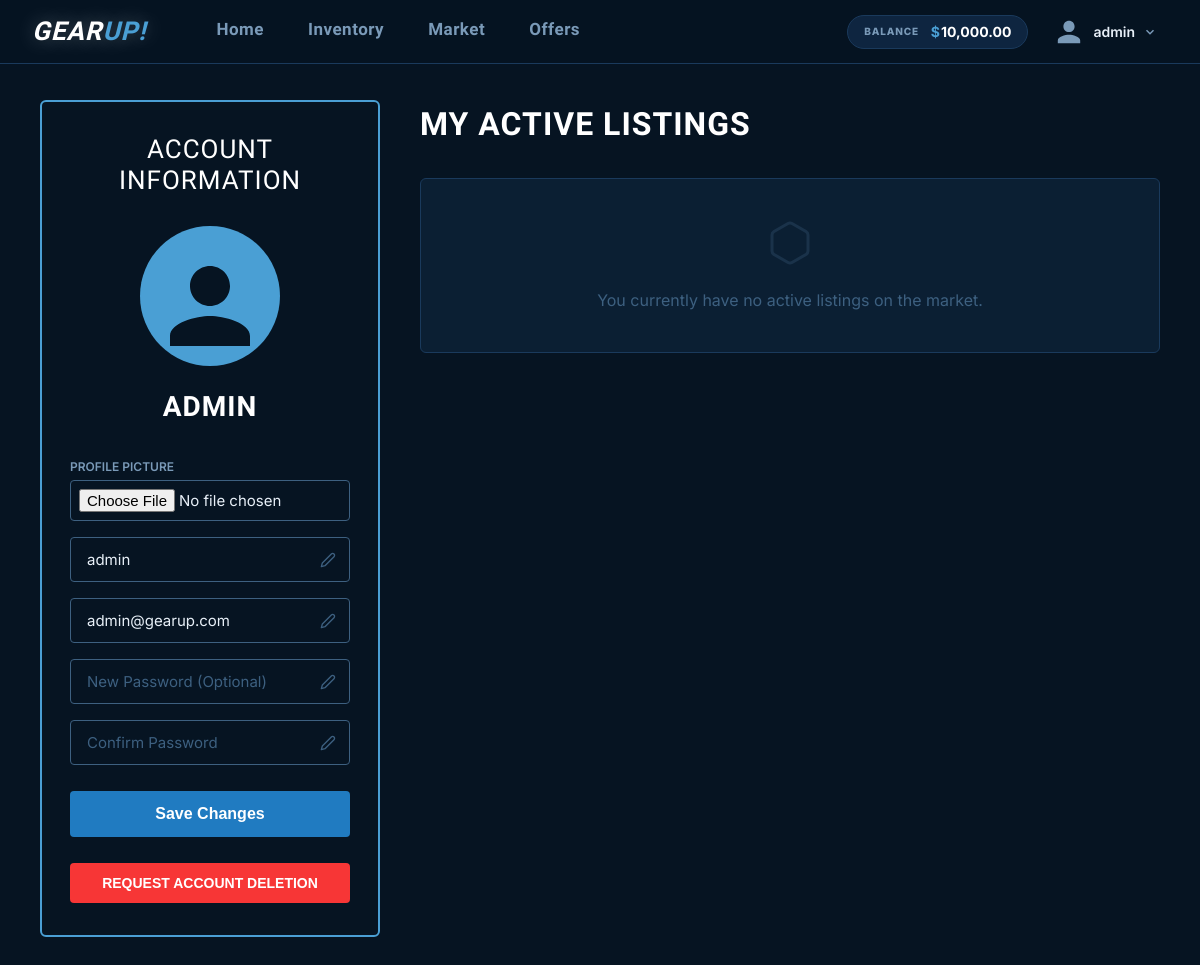
Screenshot of /profile.php (signed in) with the database file from the repository.
### tables this page shows
CREATE TABLE `users` (
  `id` int(11) NOT NULL AUTO_INCREMENT,
  `name` varchar(255) NOT NULL,
  `picture` varchar(255) NOT NULL,
  `email` varchar(255) NOT NULL,
  `password` varchar(255) NOT NULL,
  `credits` int(11) NOT NULL DEFAULT 10000,
  `is_admin` tinyint(1) DEFAULT 0,
  PRIMARY KEY (`id`),
  UNIQUE KEY `name` (`name`),
  UNIQUE KEY `email` (`email`)
);

### profile_func.php (called while the page is built, shortened)
<?php
$user_id = $_SESSION["id"];
function get_user_profile($link, $user_id) {
    $stmt = mysqli_prepare($link, "SELECT name, email, picture FROM users WHERE id = ?");
    mysqli_stmt_bind_param($stmt, "i", $user_id);
    mysqli_stmt_execute($stmt);
    $res = mysqli_stmt_get_result($stmt);
    $profile = mysqli_fetch_assoc($res);
    return $profile;
}
?>

### profile.php (the view, shortened to what this page needs)
<?php
require_once "profile_func.php";
$profile = get_user_profile($link, $user_id);
$active_listings = get_active_listings($link, $user_id);
?>
<!DOCTYPE html>
<html lang="en">
<head>
    <link rel="stylesheet" href="nav_styles.css">
</head>
<body>
<?php include 'nav.php'; ?>
<div class="page">
    <div class="profile-layout">
        <aside class="profile-sidebar">
            <h2>Account<br>Information</h2>
            <div class="profile-avatar">
                <?php if (!empty($profile['picture'])): ?>
                    <img src="<?= htmlspecialchars($profile['picture']) ?>" alt="Avatar" style="width:100%; height:100%; object-fit:cover;">
                <?php else: ?>
                    <svg viewBox="0 0 24 24" fill="currentColor">
                        <path d="M12 12c2.21 0 4-1.79 4-4s-1.79-4-4-4-4 1.79-4 4 1.79 4 4 4zm0 2c-2.67 0-8 1.34-8 4v2h16v-2c0-2.66-5.33-4-8-4z"/>
                    </svg>
                <?php endif; ?>
            </div>
            <div class="profile-username-display"><?= htmlspecialchars($profile['name']) ?></div>
            <form class="edit-form" method="POST" action="" enctype="multipart/form-data">
                <div class="input-wrapper" style="text-align: left;">
                    <label style="font-size: 12px; color: var(--text-dim); margin-bottom: 4px; display: block; text-transform: uppercase; font-weight: 600;">Profile Picture</label>
                    <input type="file" name="profile_picture" accept="image/png, image/jpeg, image/gif, image/webp" style="padding: 8px;">
                </div>
                <div class="input-wrapper">
                    <input type="text" name="username" value="<?= htmlspecialchars($profile['name']) ?>" placeholder="Username" required>
                    <svg width="16" height="16" viewBox="0 0 24 24" fill="none" stroke="currentColor" stroke-width="2" stroke-linecap="round" stroke-linejoin="round"><path d="M17 3a2.828 2.828 0 1 1 4 4L7.5 20.5 2 22l1.5-5.5L17 3z"></path></svg>
                </div>
                <div class="input-wrapper">
                    <input type="email" name="email" value="<?= htmlspecialchars($profile['email']) ?>" placeholder="Email" required>
                    <svg width="16" height="16" viewBox="0 0 24 24" fill="none" stroke="currentColor" stroke-width="2" stroke-linecap="round" stroke-linejoin="round"><path d="M17 3a2.828 2.828 0 1 1 4 4L7.5 20.5 2 22l1.5-5.5L17 3z"></path></svg>
                </div>
                <div class="input-wrapper">
                    <input type="password" name="password" placeholder="New Password (Optional)">
                    <svg width="16" height="16" viewBox="0 0 24 24" fill="none" stroke="currentColor" stroke-width="2" stroke-linecap="round" stroke-linejoin="round"><path d="M17 3a2.828 2.828 0 1 1 4 4L7.5 20.5 2 22l1.5-5.5L17 3z"></path></svg>
                </div>
                <div class="input-wrapper">
                    <input type="password" name="confirm_password" placeholder="Confirm Password">
                    <svg width="16" height="16" viewBox="0 0 24 24" fill="none" stroke="currentColor" stroke-width="2" stroke-linecap="round" stroke-linejoin="round"><path d="M17 3a2.828 2.828 0 1 1 4 4L7.5 20.5 2 22l1.5-5.5L17 3z"></path></svg>
                </div>
                <button type="submit" class="btn-save">Save Changes</button>
                <button type="button" class="btn-cancel" style="width: 100%; margin-top: 10px; padding: 12px; font-size: 14px;" onclick="openDeleteAccountModal()">Request Account Deletion</button>
            </form>
        </aside>
        <main class="profile-main">
            <h1 class="listings-header">My Active Listings</h1>
            <?php if (!empty($active_listings)): ?>
                <div class="listings-labels">
                    <div class="label-item">Item</div>
                    <div class="label-price">Listed for:</div>
                    <div class="label-action"></div>
                </div>
                <?php foreach ($active_listings as $listing): ?>
                <div class="listing-card">
                    <div class="listing-img-box">
                        <img src="<?= htmlspecialchars($listing['image'] ?? 'item_images/placeholder.png') ?>" alt="">
                    </div>
                    <div class="listing-details">
                        <div class="listing-name"><?= htmlspecialchars($listing['name']) ?></div>
                        <div class="listing-stats">
                            Wear Rating: <span style="<?= profile_wear_class($listing['wear_rating']) ?>"><?= htmlspecialchars($listing['wear_rating'] ?? 'N/A') ?></span><br>
                            Rarity: <span style="<?= profile_rarity_class($listing['rarity']) ?>"><?= htmlspecialchars($listing['rarity'] ?? 'N/A') ?></span><br>
                            Float: <span style="color: #e05050;"><?= htmlspecialchars($listing['float_value'] ?? '0.00000') ?></span>
                        </div>
                    </div>
                    <div class="listing-price">
                        $<?= number_format($listing['price'], 2) ?>
                    </div>
                    <div class="listing-action">
                        <button type="button" class="btn-cancel" onclick="openCancelModal(<?= $listing['listing_id'] ?>)">Cancel Listing</button>
                    </div>
                </div>
                <?php endforeach; ?>
            <?php else: ?>
                <div class="empty-listings">
                    <svg width="48" height="48" viewBox="0 0 24 24" fill="none" stroke="currentColor" stroke-width="1.5" style="opacity:0.3; margin-bottom:15px;"><path d="M21 16V8a2 2 0 0 0-1-1.73l-7-4a2 2 0 0 0-2 0l-7 4A2 2 0 0 0 3 8v8a2 2 0 0 0 1 1.73l7 4a2 2 0 0 0 2 0l7-4A2 2 0 0 0 21 16z"/></svg>
                    <p>You currently have no active listings on the market.</p>
                </div>
            <?php endif; ?>
        </main>
    </div>
</div>
</body>
</html>

### nav_styles.css (style rules this page uses)
*, *::before, *::after { box-sizing: border-box; margin: 0; padding: 0; }
:root { --bg-dark: #061422; --bg-card: #0b1f33; --bg-card-2: #0e2540; --border: #1a3a5c; --border-light: #2a5070; --accent: #4a9fd4; --accent-hover: #5cb8f0; --accent-glow: rgba(74,159,212,0.25); --danger: #e0483a; --danger-hover: #f05545; --success: #3cb878; --warn: #f0a830; --text: #e8f0f8; --text-dim: #7a9ab8; --text-muted: #3d6080; --rarity-covert:#e05050; --rarity-fn: #4caf76; --font-display: 'Rajdhani', sans-serif; --font-body: 'Inter', sans-serif; --radius: 8px; --radius-lg: 14px; --shadow: 0 4px 24px rgba(0,0,0,0.5); --shadow-lg: 0 8px 48px rgba(0,0,0,0.7); }
body { font-family: var(--font-body); background-color: var(--bg-dark); color: var(--text); min-height: 100vh; line-height: 1.5; }
.page { padding: 36px 40px; max-width: 1440px; margin: 0 auto; }

### profile.php (style rules this page uses)
.profile-layout { display: flex; gap: 40px; align-items: flex-start; max-width: 1300px; margin: 0 auto; }
.profile-sidebar { width: 340px; background: transparent; border: 2px solid var(--accent); border-radius: 6px; padding: 32px 28px; display: flex; flex-direction: column; align-items: center; flex-shrink: 0; }
.profile-sidebar h2 { font-family: var(--font-display); font-size: 26px; font-weight: 500; color: #fff; text-align: center; text-transform: uppercase; letter-spacing: 1px; margin-bottom: 30px; line-height: 1.2; }
.profile-avatar { width: 140px; height: 140px; background: var(--accent); border-radius: 50%; display: flex; align-items: center; justify-content: center; margin-bottom: 20px; overflow: hidden; }
.profile-avatar svg { width: 120px; height: 120px; color: var(--bg-dark); margin-top: 20px; }
.profile-username-display { font-family: var(--font-display); font-size: 28px; font-weight: 700; color: #fff; text-transform: uppercase; margin-bottom: 30px; letter-spacing: 1px; }
.edit-form { width: 100%; display: flex; flex-direction: column; gap: 16px; }
.input-wrapper { position: relative; width: 100%; }
.input-wrapper input { width: 100%; background: transparent; border: 1px solid var(--text-muted); border-radius: 4px; padding: 12px 40px 12px 16px; color: var(--text); font-family: var(--font-body); font-size: 15px; outline: none; transition: border-color 0.2s; }
.input-wrapper input::placeholder { color: var(--text-muted); }
.input-wrapper svg { position: absolute; right: 14px; top: 50%; transform: translateY(-50%); color: var(--text-muted); pointer-events: none; }
.btn-save { background: #207bc1; color: #fff; border: none; border-radius: 4px; padding: 14px; font-size: 16px; font-weight: 600; cursor: pointer; transition: background 0.2s; margin-top: 10px; }
.profile-main { flex: 1; min-width: 0; }
.listings-header { font-family: var(--font-display); font-size: 32px; font-weight: 700; color: #fff; text-transform: uppercase; letter-spacing: 1px; margin-bottom: 30px; }
.btn-cancel { background: #f73636; color: #fff; border: none; border-radius: 4px; padding: 10px 16px; font-size: 12px; font-weight: 600; cursor: pointer; text-transform: uppercase; transition: filter 0.2s; }
.empty-listings { padding: 40px; text-align: center; background: var(--bg-card); border: 1px solid var(--border); border-radius: 6px; color: var(--text-muted); }

### rows the page displays
users: name "ADMIN", username "admin", email "admin@gearup.com"

### other values shown
$user_credits "10,000.00"
$user_display_name "admin"
